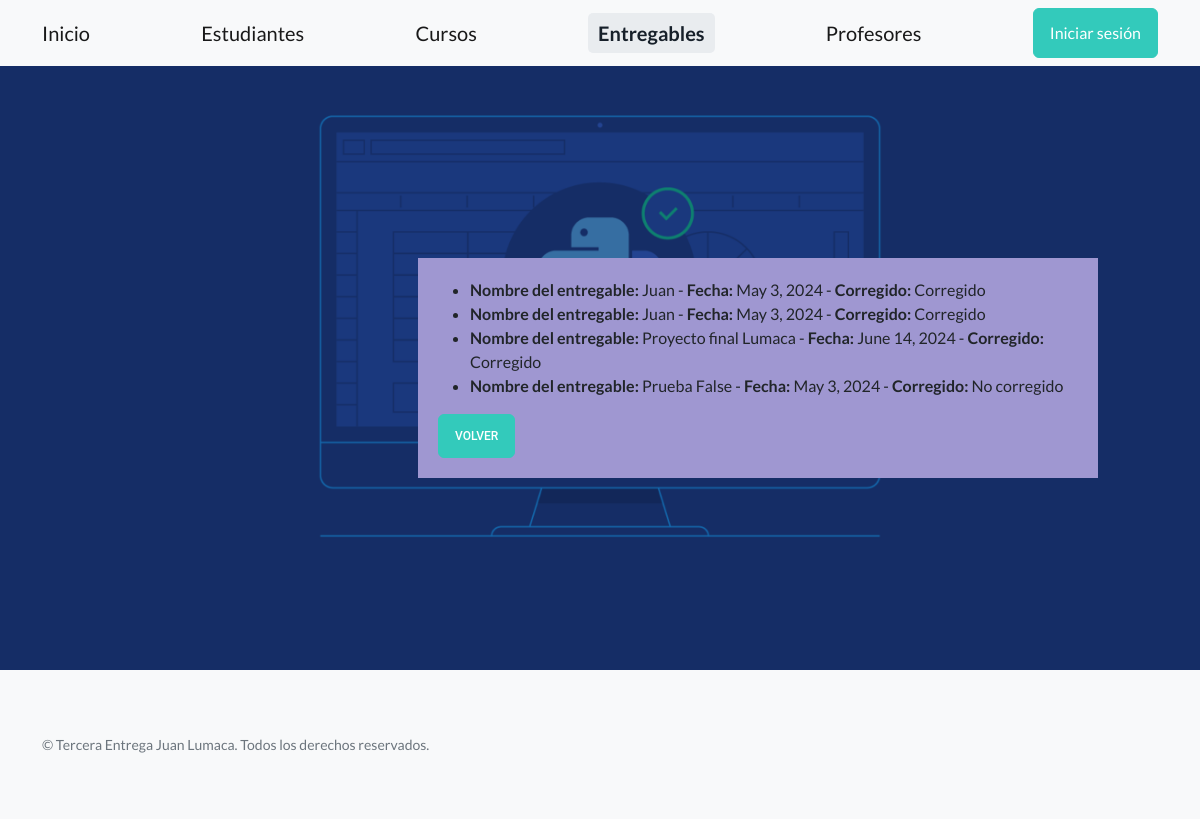
/AppCoder/buscarEntregables, run on an earlier commit of the app's database.
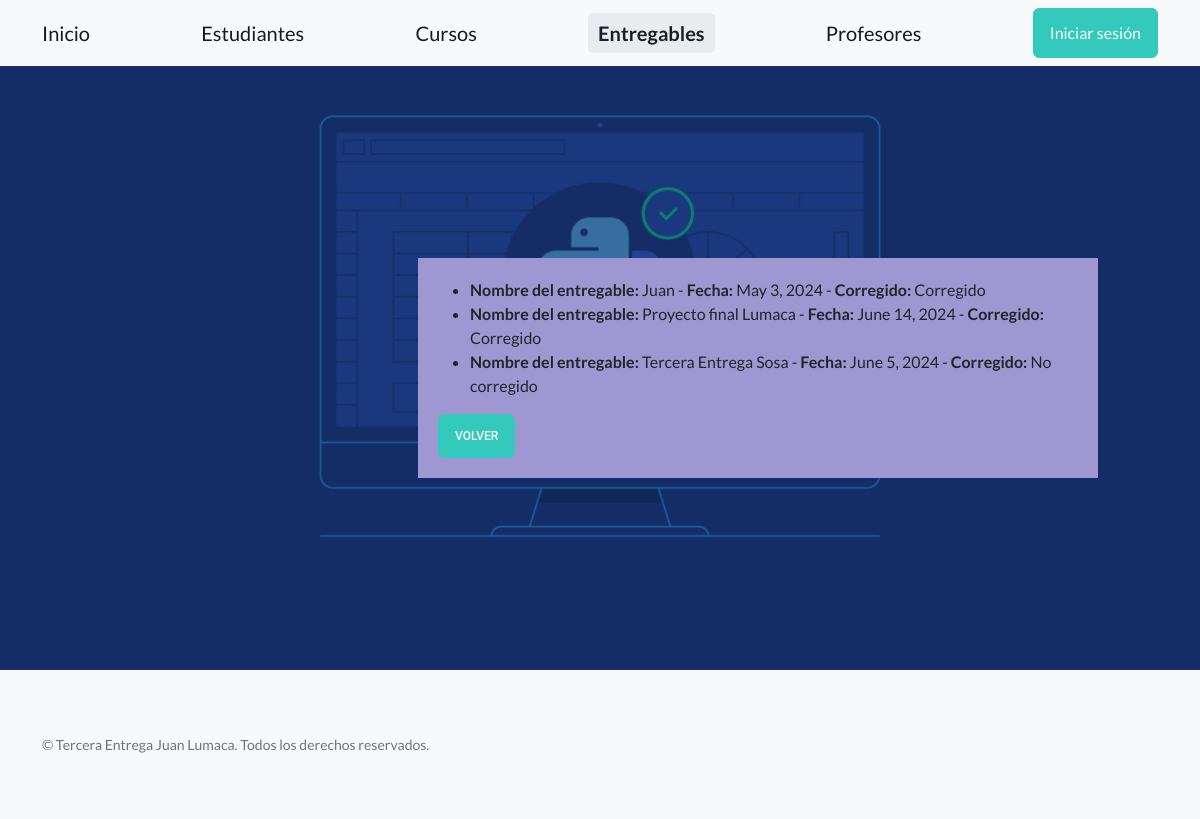
And on a later commit of the database.
### AppCoder/models.py (models this page shows)
class Entregable(models.Model):
    nombre = models.CharField(max_length=30)
    fecha_entrega = models.DateField()
    entregado = models.BooleanField()

### AppCoder/views.py (the view)
# urls.py: path('buscarEntregables', views.buscarEntregablesTodos,name="BuscarEntregables"),#ENTREGABLES
def buscarEntregablesTodos(req):
    try:
        if req.method == "GET":
            entregables = Entregable.objects.all()
            for entregable in entregables:
                    if entregable.entregado:
                        entregable.entregado = "Corregido"
                    else:
                        entregable.entregado = "No corregido"
            return render(req, "Entregables/formConsultarTodosEntregables.html", {"entregables": entregables,'active_page': 'entregables'})
    except OperationalError as e:
        return render(req, "Entregables/formConsultarTodosEntregables.html", {'error_message':f"Ha ocurrido un error no controlado con la base de datos: {str(e)}",'active_page': 'entregables'})
    except IntegrityError as e:
        return render(req, "Entregables/formConsultarTodosEntregables.html", {'error_message':f"Ha ocurrido un error de integridad no controlado con la base de datos: {str(e)}",'active_page': 'entregables'})
    except ValueError as e:
        return render(req, "Entregables/formConsultarTodosEntregables.html", {'error_message':f"Se deben ingresar los datos: {str(e)}",'active_page': 'entregables'})
    except Exception as e:
        return render(req, "Entregables/formConsultarTodosEntregables.html", {'error_message':f"Excepción no controlada: {str(e)}",'active_page': 'entregables'})

### AppCoder/templates/Entregables/formConsultarTodosEntregables.html (shortened to what this page needs)
{% extends "padre.html" %}
{% load static %}
{% block contenidoQueCambia %}
  <div class="padding">
    <div class="row container d-flex justify-content-center">
      <div class="col-md-6 col-lg-4">
        <div class="FondoConsulta">
          {% if error_message %}
            <p class="MensajeError">{{error_message}}</p>
          {% else %}
            {% if entregables %}
              <ul>
                {% for entregable in entregables %}
                  <li>
                    <strong>Nombre del entregable:</strong> {{entregable.nombre}} - <strong>Fecha:</strong> {{entregable.fecha_entrega}} - <strong>Corregido:</strong> {{entregable.entregado}}
                  </li>
                {% endfor %}
              </ul>
            {% else %}
              <p class="MensajeError">No se encontraron datos!</p>
            {% endif %}
          {% endif %}
          <a href="{% url 'Entregables' %}" class="btn btn-block btn-bold btn-primary">Volver</a>
        </div>
      </div>
    </div>
  </div>
{% endblock %}

What changed in the data, as far as the page shows it:
removed Entregable: nombre "Juan", fecha_entrega "May 3, 2024", entregado "Corregido"
removed Entregable: nombre "Prueba False", fecha_entrega "May 3, 2024", entregado "No corregido"
added Entregable: nombre "Tercera Entrega Sosa", fecha_entrega "June 5, 2024", entregado "No corregido"
